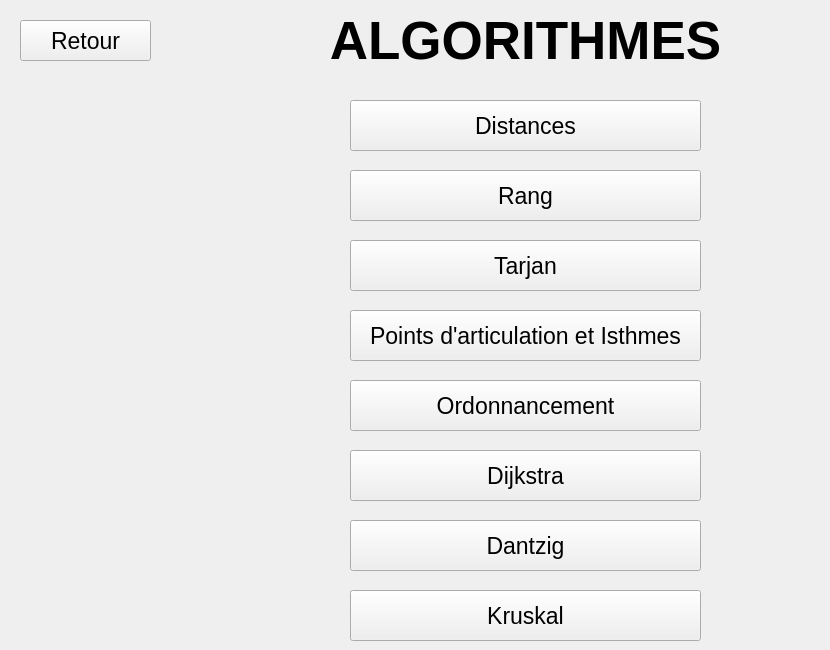
    <widget class="QWidget" name="pageAlgos">
     <widget class="QPushButton" name="btnRetourAlgo">
      <property name="geometry">
       <rect>
        <x>20</x>
        <y>20</y>
        <width>131</width>
        <height>41</height>
       </rect>
      </property>
      <property name="font">
       <font>
        <pointsize>17</pointsize>
        <bold>false</bold>
        <strikeout>false</strikeout>
       </font>
      </property>
      <property name="text">
       <string>Retour</string>
      </property>
     </widget>
     <widget class="QLabel" name="label_10">
      <property name="geometry">
       <rect>
        <x>230</x>
        <y>10</y>
        <width>591</width>
        <height>61</height>
       </rect>
      </property>
      <property name="font">
       <font>
        <pointsize>40</pointsize>
        <bold>true</bold>
        <strikeout>false</strikeout>
       </font>
      </property>
      <property name="text">
       <string>ALGORITHMES</string>
      </property>
      <property name="alignment">
       <set>Qt::AlignmentFlag::AlignCenter</set>
      </property>
     </widget>
     <widget class="QPushButton" name="btnDistances">
      <property name="geometry">
       <rect>
        <x>350</x>
        <y>100</y>
        <width>351</width>
        <height>51</height>
       </rect>
      </property>
      <property name="font">
       <font>
        <pointsize>17</pointsize>
        <strikeout>false</strikeout>
       </font>
      </property>
      <property name="text">
       <string>Distances</string>
      </property>
     </widget>
     <widget class="QPushButton" name="btnRang">
      <property name="geometry">
       <rect>
        <x>350</x>
        <y>170</y>
        <width>351</width>
        <height>51</height>
       </rect>
      </property>
      <property name="font">
       <font>
        <pointsize>17</pointsize>
        <strikeout>false</strikeout>
       </font>
      </property>
      <property name="text">
       <string>Rang</string>
      </property>
     </widget>
     <widget class="QPushButton" name="btnTarjan">
      <property name="geometry">
       <rect>
        <x>350</x>
        <y>240</y>
        <width>351</width>
        <height>51</height>
       </rect>
      </property>
      <property name="font">
       <font>
        <pointsize>17</pointsize>
        <strikeout>false</strikeout>
       </font>
      </property>
      <property name="text">
       <string>Tarjan</string>
      </property>
     </widget>
     <widget class="QPushButton" name="btnPtsArti">
      <property name="geometry">
       <rect>
        <x>350</x>
        <y>310</y>
        <width>351</width>
        <height>51</height>
       </rect>
      </property>
      <property name="font">
       <font>
        <pointsize>17</pointsize>
        <strikeout>false</strikeout>
       </font>
      </property>
      <property name="text">
       <string>Points d'articulation et Isthmes</string>
      </property>
     </widget>
     <widget class="QPushButton" name="btnOrdonnancement">
      <property name="geometry">
       <rect>
        <x>350</x>
        <y>380</y>
        <width>351</width>
        <height>51</height>
       </rect>
      </property>
      <property name="font">
       <font>
        <pointsize>17</pointsize>
        <strikeout>false</strikeout>
       </font>
      </property>
      <property name="text">
       <string>Ordonnancement</string>
      </property>
     </widget>
     <widget class="QPushButton" name="btnDijkstra">
      <property name="geometry">
       <rect>
        <x>350</x>
        <y>450</y>
        <width>351</width>
        <height>51</height>
       </rect>
      </property>
      <property name="font">
       <font>
        <pointsize>17</pointsize>
        <strikeout>false</strikeout>
       </font>
      </property>
      <property name="text">
       <string>Dijkstra</string>
      </property>
     </widget>
     <widget class="QPushButton" name="btnDantzig">
      <property name="geometry">
       <rect>
        <x>350</x>
        <y>520</y>
        <width>351</width>
        <height>51</height>
       </rect>
      </property>
      <property name="font">
       <font>
        <pointsize>17</pointsize>
        <strikeout>false</strikeout>
       </font>
      </property>
      <property name="text">
       <string>Dantzig</string>
      </property>
     </widget>
     <widget class="QPushButton" name="btnKruskal">
      <property name="geometry">
       <rect>
        <x>350</x>
        <y>590</y>
        <width>351</width>
        <height>51</height>
       </rect>
      </property>
      <property name="font">
       <font>
        <pointsize>17</pointsize>
        <strikeout>false</strikeout>
       </font>
      </property>
      <property name="text">
       <string>Kruskal</string>
      </property>
     </widget>
    </widget>
